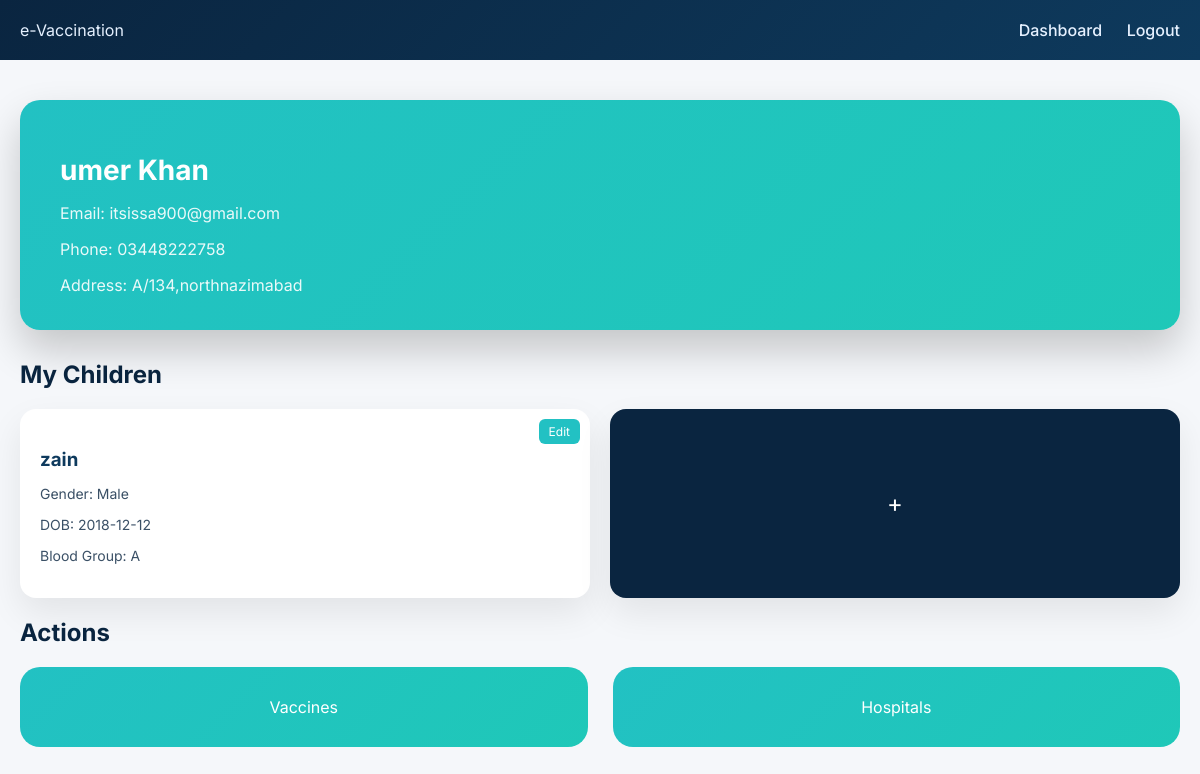
Screenshot of /parent/dashboard.php (signed in) with the database file from the repository.
### tables this page shows
CREATE TABLE `parent` (
  `parent_id` int(11) NOT NULL,
  `name` varchar(100) DEFAULT NULL,
  `email` varchar(100) DEFAULT NULL,
  `password` varchar(255) DEFAULT NULL,
  `phone` varchar(15) DEFAULT NULL,
  `address` text DEFAULT NULL,
  `created_at` timestamp NOT NULL DEFAULT current_timestamp(),
  `profile_pic` varchar(255) DEFAULT 'avatar.png'
);

CREATE TABLE `child` (
  `child_id` int(11) NOT NULL,
  `parent_id` int(11) DEFAULT NULL,
  `child_name` varchar(100) DEFAULT NULL,
  `gender` varchar(10) DEFAULT NULL,
  `date_of_birth` date DEFAULT NULL,
  `blood_group` varchar(5) DEFAULT NULL
);

### parent/dashboard.php (the view, shortened to what this page needs)
<?php
include("../config/db.php");
$parent_id = $_SESSION['parent_id'];
$stmt = $conn->prepare("SELECT * FROM parent WHERE parent_id=?");
$stmt->execute([$parent_id]);
$parent = $stmt->fetch(PDO::FETCH_ASSOC);
$stmt = $conn->prepare("SELECT * FROM child WHERE parent_id=?");
$stmt->execute([$parent_id]);
$children = $stmt->fetchAll(PDO::FETCH_ASSOC);
?>
<!DOCTYPE html>
<html lang="en">
<head>
</head>
<body>
<div class="navbar">
    <span>e-Vaccination</span>
    <div>
        <a href="#">Dashboard</a>
        <a href="../auth/logout.php">Logout</a>
    </div>
</div>
<div class="container">
<div class="profile-card">
    <h2><?= htmlspecialchars($parent['name']); ?></h2>
    <p>Email: <?= htmlspecialchars($parent['email']); ?></p>
    <p>Phone: <?= htmlspecialchars($parent['phone']); ?></p>
    <p>Address: <?= htmlspecialchars($parent['address']); ?></p>
</div>
<div class="child-section">
<h2>My Children</h2>
<div class="child-grid">
<?php foreach($children as $child): ?>
<div class="child-card">
    <h3><?= htmlspecialchars($child['child_name']); ?></h3>
    <p>Gender: <?= $child['gender']; ?></p>
    <p>DOB: <?= $child['date_of_birth']; ?></p>
    <p>Blood Group: <?= $child['blood_group']; ?></p>
    <span class="edit-child" onclick="window.location.href='edit_child.php?child_id=<?= $child['child_id']; ?>'">Edit</span>
</div>
<?php endforeach; ?>
<div class="child-card add-child" onclick="window.location.href='add_child.php'"><span>+</span></div>
</div>
</div>
<h2>Actions</h2>
<div class="card-grid" id="initial-cards">
    <div class="card action" onclick="loadVaccines()">Vaccines</div>
    <div class="card action" onclick="loadHospitals()">Hospitals</div>
</div>
</div>
</body>
</html>

### parent/dashboard.php (style rules this page uses)
body { margin:0;font-family:'Inter',sans-serif;background:#f5f7fa;color:#0a2540; }
a { text-decoration:none;color:inherit; }
.container { max-width:1200px;margin:0 auto;padding:40px 20px; }
.navbar { display:flex;justify-content:space-between;align-items:center;padding:20px;background:linear-gradient(135deg,#0a2540,#0e3a5d);color:#e6f1ff; }
.navbar a { margin-left:20px;font-weight:500;color:#e6f1ff; }
.profile-card { position:relative;background:linear-gradient(135deg,#22c1c3,#1fc8b8);border-radius:20px;padding:30px 40px;color:#fff;margin-bottom:30px;box-shadow:0 20px 40px rgba(0,0,0,0.2); }
.profile-card h2 { font-size:28px;margin-bottom:10px; }
.profile-card p { opacity:0.9;margin-bottom:5px; }
.child-section h2 { margin-bottom:20px; }
.child-grid { display:flex;flex-wrap:wrap;gap:20px; }
.child-card { background:white;padding:20px;border-radius:16px;flex:1 1 200px;box-shadow:0 15px 35px rgba(0,0,0,0.08);position:relative;cursor:pointer;transition:0.3s; }
.child-card h3 { color:#0e3a5d;margin-bottom:8px; }
.child-card p { opacity:0.8;font-size:14px; }
.child-card .edit-child { position:absolute;top:10px;right:10px;background:#22c1c3;color:white;padding:5px 10px;border-radius:6px;font-size:12px;cursor:pointer; }
.add-child { background:#0a2540;color:white;display:flex;align-items:center;justify-content:center;font-size:24px; }
.card-grid { display:flex;flex-wrap:wrap;gap:25px;margin-bottom:30px; }
.card { flex:1 1 250px;padding:30px 20px;border-radius:20px;text-align:center;color:white;cursor:pointer;position:relative;overflow:hidden;transition:0.3s; }
.card.action { background:linear-gradient(135deg,#22c1c3,#1fc8b8); }

### rows the page displays
parent: name "umer Khan", email "itsissa900@gmail.com", phone "03448222758", address "A/134,northnazimabad"
child: child_name "zain", gender "Male", date_of_birth "2018-12-12", blood_group "A"
